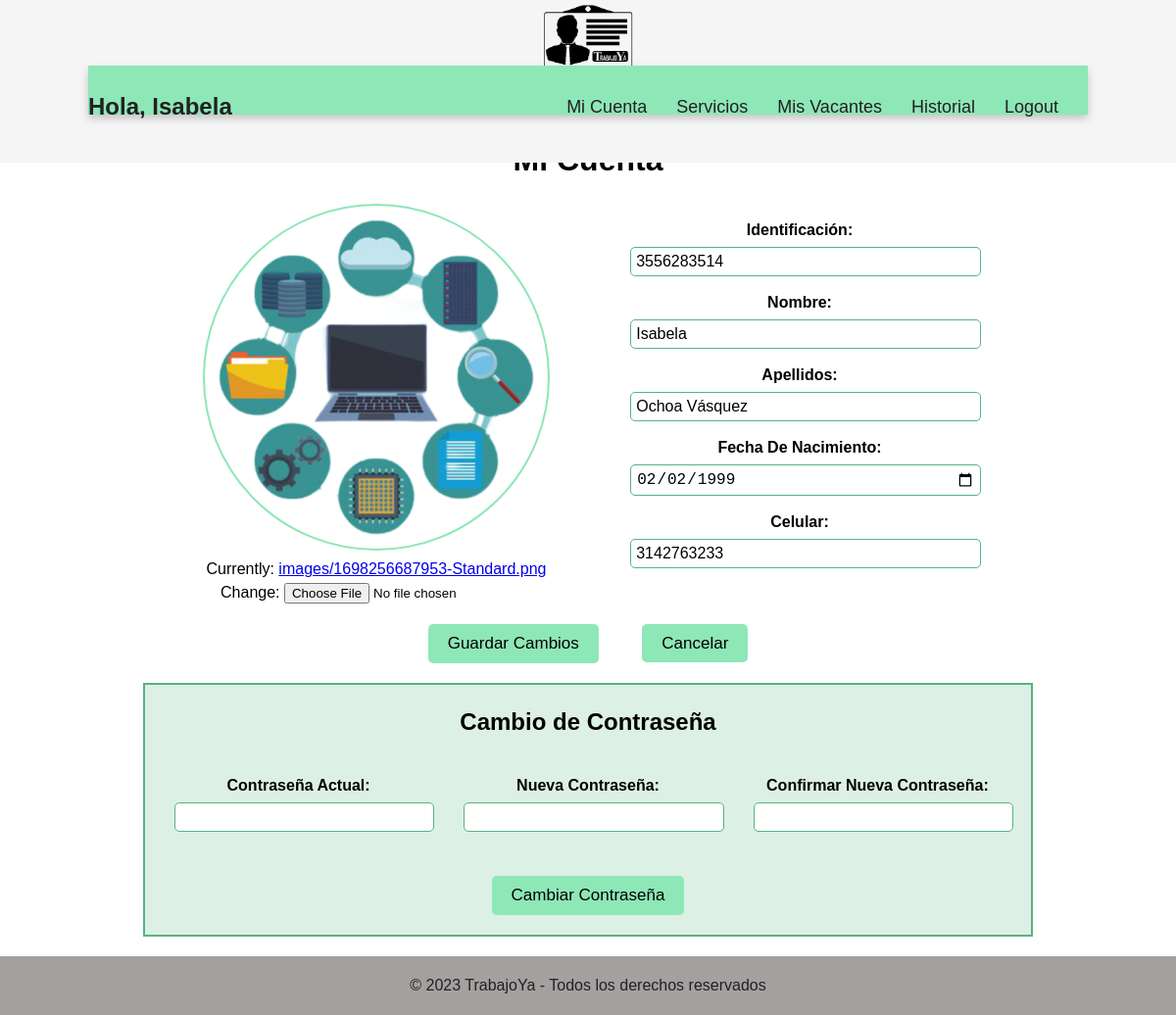
Page /cuenta/configuracion_empleador/ (signed in) on the committed database.
### cuenta/models.py (models this page shows, shortened)
class Usuario(AbstractUser):
    email = models.EmailField(unique=True)
    es_empleador = models.BooleanField(default=False)
    es_trabajador = models.BooleanField(default=False)

class Empleador(models.Model):
    usuario = models.OneToOneField(Usuario, on_delete=models.CASCADE, primary_key=True, related_name='empleador')
    foto= models.ImageField(upload_to='images/')
    identificacion = models.CharField(max_length=10, validators=[validar_numero])
    nombre = models.CharField(max_length=50)
    apellidos = models.CharField(max_length=50)
    fecha_nacimiento = models.DateField(validators=[validar_edad])
    celular = models.CharField(max_length=50, validators=[validar_numero])

### cuenta/views.py (the view, shortened to what this page needs)
# urls.py: path('configuracion_empleador/', views.configuracion_empleador, name='configuracion_empleador'),
@login_required
def configuracion_empleador(request):
    empleador = Empleador.objects.get(usuario=request.user)
    form = empleador_actualizar(instance=empleador)
    form2 = PasswordChangeForm(request.user)
    return render(request, 'configuracion_empleador.html', {'form': form, 'form2': form2})

### cuenta/forms.py
class empleador_actualizar(forms.ModelForm):
    class Meta:
        model= Empleador
        fields= ['foto', 'identificacion', 'nombre', 'apellidos', 'fecha_nacimiento', 'celular']
        widgets = {
            'fecha_nacimiento': forms.DateInput(attrs={'type': 'date'}),
        }

### cuenta/templates/configuracion_empleador.html (shortened to what this page needs)
<!DOCTYPE html>
{% extends 'baseEmpleador.html' %}
{% load static %}
    {% block additional_styles %}
    <link rel="stylesheet" href="{% static 'css/cuenta/configuracion_empleador.css' %}">
    {% endblock additional_styles %}
        {% block content %}
        <div class= "container">
            <h1>Mi Cuenta</h1>
            <div class= "my-account-form">
                <form method="post">
                <div class="content">
                    <div class="image-container">
                        <div class="image-form">
                            <img src="{{ form.instance.foto.url }}" alt="Foto">
                            <br>
                            {{ form.foto }}
                        </div>
                    </div>
                    <div class="fields-container">
                        <div class="row">
                            <label for="identificacion">Identificación:</label>
                            <input type="text" id="identificacion" name="identificacion" value="{{ form.instance.identificacion }}" required>
                        </div>
                        <div class="row">
                            <label for="nobre">Nombre:</label>
                            <input type="text" id="nombre" name="nombre" value="{{ form.instance.nombre }}">
                        </div>
                        <div class="row">
                            <label for="nobre">Apellidos:</label>
                            <input type="text" id="apellidos" name="apellidos" value="{{ form.instance.apellidos }}">
                        </div>
                        <div class="row-date">
                            <label for="fecha_nacimiento">Fecha de Nacimiento:</label>
                            {{ form.fecha_nacimiento}}
                        </div>
                        <div class="row">
                            <label for="celular">Celular:</label>
                            <input type="text" id="celular" name="celular" value="{{ form.instance.celular }}" required>
                        </div>
                    </div>
                </div>
                <div class="button-container">
                    <button type="submit" name="update_account">Guardar Cambios</button>
                    <a id="cancel-button" href="{% url 'configuracion_empleador' %}">Cancelar</a>
                </div>
                </form>
            </div>
                <div class="password-change-form">
                    <h2>Cambio de Contraseña</h2>
                    <form method="post">
                        <div class="row-container-2">
                            <div class="form-group">
                                <label for="old_password">Contraseña Actual:</label>
                                {{ form2.old_password }}
                            </div>
                            <div class="form-group">
                                <label for="new_password1">Nueva Contraseña:</label>
                                {{ form2.new_password1 }}
                            </div>
                            <div class="form-group">
                                <label for="new_password2">Confirmar Nueva Contraseña:</label>
                                {{ form2.new_password2 }}
                            </div>
                        </div>
                    <button type="submit" name="change_password">Cambiar Contraseña</button>
                </form>
            </div>
        </div>
    {% endblock content %}

### empleador/templates/baseEmpleador.html (shortened to what this page needs)
<!DOCTYPE html>
{% load static %}
<html lang="en">
    <head>
        <link rel="stylesheet" href="{% static 'css\empleador\baseEmpleador.css' %}">
        {% block additional_styles %}
        {% endblock additional_styles %}
    </head>
    <body>
        <header>
            <div class="container-top-bar">
                <div class="top-bar">
                    <img src="{% static 'img/logo.png' %}">
                </div>
        </div>
        <nav class="nav-bar">
            <div class="greeting">
                {% if user.is_authenticated %}
                <h3>Hola, {{ user.username }}</h3>
                {% endif %}
            </div>
            <div class="tabs">
                <ul>
                    <li><a href="{% url 'configuracion_empleador' %}">Mi Cuenta</a></li>
                    <li><a href="{% url 'verOfertasEmpleador' %}">Servicios</a></li>
                    <li><a href="{% url 'verVacantes' %}">Mis Vacantes</a></li>
                    <li><a href="">Historial</a></li>
                    <li><a href="{% url 'logout' %}">Logout</a></li>
                </ul>
            </div>
        </nav>
        </header>
        <main>
            {% block content %}
            {% endblock content%}
        </main>
    </body>
    <footer>
        <div>
            <p>&copy; 2023 TrabajoYa - Todos los derechos reservados</p>
        </div>
    </footer>
</html>

### static/css/empleador/baseEmpleador.css (style rules this page uses)
html { font-family: "Poppins", sans-serif; line-height: 1.15; -webkit-text-size-adjust: 100%; -webkit-tap-highlight-color: rgba(0, 0, 0, 0); }
body { margin: 0; font-size: 1rem; line-height: 1.5; text-align: left; }
.container-top-bar { position: absolute; top: 0; width: 100%; height: 16%; background-color: #f5f5f5; z-index: 0; }
.top-bar { display: flex; margin-top: 5px; text-align: center; font-weight: 800; justify-content: center; }
.top-bar img { height: 65px; margin-left: 20px; margin-right: 20px; }
h3 { font-size: 1.5rem; color: #212121; }
.nav-bar { margin-top: 5.6%; height: 50px; width: 85%; position: relative; left: 50%; transform: translateX(-50%); background-color: #8ee7b7; display: flex; flex-wrap: wrap; align-items: center; justify-content: space-between; box-shadow: 0 4px 8px rgba(0, 0, 0, 0.2); }
.tabs { display: flex; flex-wrap: wrap; align-items: center; justify-content: flex-end; margin-left: auto; margin-right: 30px; }
.tabs ul { display: flex; list-style-type: none; padding: 0; }
.tabs li { margin-left: 30px; font-size: 16px; }
.nav-bar a { font-weight: 300; font-size: 18px; color: #212121; text-decoration: none; transition: color 0.3s; }
footer { background-color: #a5a0a0; color: #212121; padding: 2px 0; text-align: center; width: 100%; bottom: 0; }

### static/css/cuenta/configuracion_empleador.css (style rules this page uses)
.container { width: 90%; display: flex; flex-direction: column; justify-content: center; align-items: center; text-align: center; margin: 0 auto; }
.my-account-form { width: 80%; margin: 0 auto; display: flex; flex-direction: column; }
.content { display: flex; justify-content: space-between; align-items: flex-start; }
.image-container { width:50%; align-content: center; text-align: center; }
.image-form img { border-radius: 50%; border: 2px solid #8ee7b7; height: 350px; margin: 0; }
.fields-container { display: flex; flex-direction: column; width: 50%; align-items: center; text-align: center; }
.row, .row-select, .row-date, .form-group { width: 80%; margin-top: 15px; }
.row label, .row-select label, .row-date label, .form-group label { font-size: 16px; font-weight: bold; margin-bottom: 5px; display: block; text-transform: capitalize; }
.row input[type="text"], .row input[type="number"], .row input[type="file"], .row-date input[type="date"], .row-select select, .form-group input { font-size: 16px; padding: 5px; border: 1px solid #56b381; border-radius: 5px; width: 100%; }
.button-container { text-align: center; }
button, #cancel-button { padding: 10px 20px; font-size: 17px; text-decoration: none; border: 1px solid #56b381; background-color: #8ee7b7; color: #000000; border: none; border-radius: 5px; cursor: pointer; margin: 20px; }
.password-change-form { background-color: rgba(86, 179, 129, 0.2); border: 2px solid #56b381; width: 80%; margin: 0 auto; margin-bottom: 20px; padding-left: 20px; padding-right: 20px; }
.row-container-2 { display: flex; justify-content: space-between; flex-wrap: wrap; margin: 10px; }
.form-group { flex: 0 0 30%; margin-bottom: 15px; }

### rows in the picture
Usuario: username "Isabela"
Empleador: instance.foto (picture), identificacion "3556283514", nombre "Isabela", apellidos "Ochoa Vásquez", fecha_nacimiento "02/02/1999", celular "3142763233"
